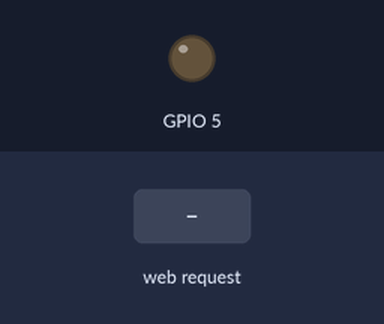
The sketch below on a simulated ESP8266 (NodeMCU). Parts: output pins drawn as LEDs (lit = HIGH). The test bench sets the inputs (shaded band). WiFi joins after 1.5 s; servers stay silent unless stated; what the sketch prints to the serial monitor is not drawn.

Above: at 3.2 s.
3.3 s: HTTP request GET /pin?a=on received
At 4.5 s:
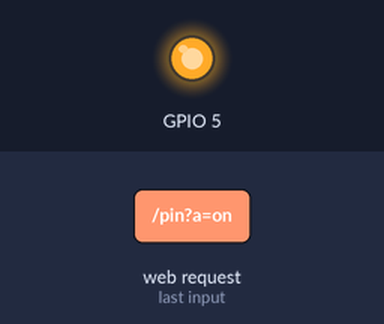
4.8 s: HTTP request GET /pin?a=off received
At 5.9 s:
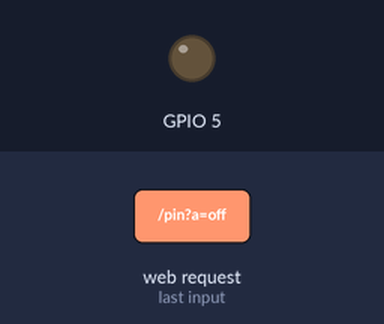
Timing chart, 0 to 7.8 s (numbered marks = the images above; inputs shaded):
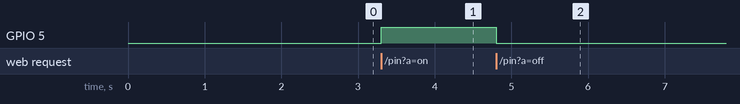

Measured:
- after the input at 3.3 s, GPIO 5: LOW → HIGH at once
- after the input at 4.8 s, GPIO 5: HIGH → LOW at once

The sketch:

controlboardledwithhttp.ino
```cpp
#include <ESP8266WiFi.h>
#include <ESP8266WebServer.h>
ESP8266WebServer server ( 80 );
String ssid = "main"; // 需要连接的wifi热点名称
String password = "12312311"; // 需要连接的wifi热点密码
/* NotFound处理
 * 用于处理没有注册的请求地址
 * 一般是处理一些页面请求
 */
void handleNotFound() {
  String message = "File Not Found\n\n";
  message += "URI: ";
  message += server.uri();
  message += "\nMethod: ";
  message += ( server.method() == HTTP_GET ) ? "GET" : "POST";
  message += "\nArguments: ";
  message += server.args();
  message += "\n";
  for ( uint8_t i = 0; i < server.args(); i++ ) {
    message += " " + server.argName ( i ) + ": " + server.arg ( i ) + "\n";
  }
  server.send ( 404, "text/plain", message );
}
void handleMain() {
  /* 返回信息给浏览器（状态码，Content-type， 内容）
   * 这里是访问当前设备ip直接返回一个String
   */
  server.send ( 200, "text/html", "Hello, this is handleMain.");
}
/* 引脚更改处理
 * 访问地址为htp://192.162.xxx.xxx/pin?a=XXX的时候根据a的值来进行对应的处理
 */
void handlePin() {
  if(server.hasArg("a")) { // 请求中是否包含有a的参数
    String action = server.arg("a"); // 获得a参数的值
    if(action == "on") { // a=on
      digitalWrite(5, HIGH); // 点亮8266上的蓝色led，led是低电平驱动，需要拉低才能亮
      server.send ( 200, "text/html", "Pin 2 has turn on"); return; // 返回数据
    } else if(action == "off") { // a=off
      digitalWrite(5, LOW); // 熄灭板载led
      server.send ( 200, "text/html", "Pin 2 has turn off"); return;
    }
    server.send ( 200, "text/html", "unknown action"); return;
  }
  server.send ( 200, "text/html", "action no found");
}
void setup() {
  // 日常初始化网络
  pinMode(5, OUTPUT);
  Serial.begin ( 115200 );
  int connectCount = 0;
  WiFi.begin ( ssid.c_str(), password.c_str() );
  while ( WiFi.status() != WL_CONNECTED ) {
    delay ( 1000 );
    Serial.print ( "." );
    if(connectCount > 30) {
      Serial.println( "Connect fail!" );
      break;
    }
    connectCount += 1;
  }
  if(WiFi.status() == WL_CONNECTED) {
    Serial.println ( "" );
    Serial.print ( "Connected to " );
    Serial.println ( ssid );
    Serial.print ( "IP address: " );
    Serial.println ( WiFi.localIP() );
    connectCount = 0;
  }
  server.on ("/", handleMain); // 绑定‘/’地址到handleMain方法处理
  server.on ("/pin", HTTP_GET,  handlePin); // 绑定‘/pin’地址到handlePin方法处理
  server.onNotFound ( handleNotFound ); // NotFound处理
  server.begin();
  Serial.println ( "HTTP server started" );
}

void loop() {
  /* 循环处理，因为ESP8266的自带的中断已经被系统占用，
   * 只能用过循环的方式来处理网络请求
   */
  server.handleClient();
}
```
